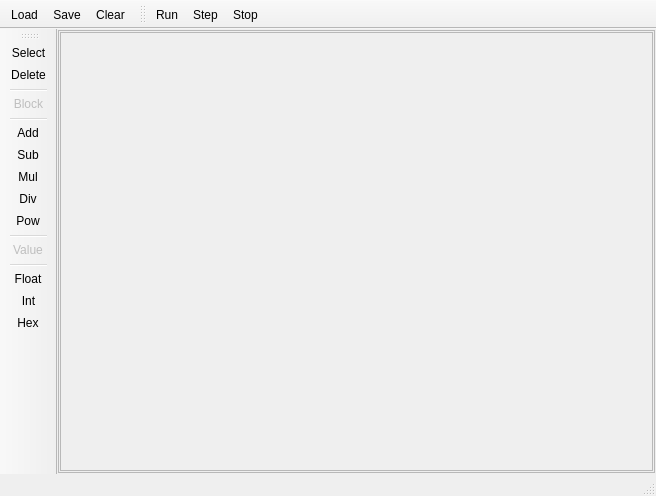
<?xml version="1.0" encoding="UTF-8"?>
<ui version="4.0">
 <class>MainWindow</class>
 <widget class="QMainWindow" name="MainWindow">
  <property name="geometry">
   <rect>
    <x>0</x>
    <y>0</y>
    <width>656</width>
    <height>496</height>
   </rect>
  </property>
  <property name="windowTitle">
   <string>MainWindow</string>
  </property>
  <widget class="QWidget" name="centralWidget">
   <layout class="QVBoxLayout" name="verticalLayout_2">
    <property name="spacing">
     <number>1</number>
    </property>
    <property name="leftMargin">
     <number>1</number>
    </property>
    <property name="topMargin">
     <number>1</number>
    </property>
    <property name="rightMargin">
     <number>1</number>
    </property>
    <property name="bottomMargin">
     <number>1</number>
    </property>
    <item>
     <layout class="QVBoxLayout" name="verticalLayout" stretch="0">
      <property name="spacing">
       <number>0</number>
      </property>
      <property name="leftMargin">
       <number>0</number>
      </property>
      <property name="topMargin">
       <number>0</number>
      </property>
      <property name="rightMargin">
       <number>0</number>
      </property>
      <property name="bottomMargin">
       <number>0</number>
      </property>
      <item>
       <widget class="QScrollArea" name="scrollArea">
        <property name="styleSheet">
         <string notr="true">background-color: rgb(200,200,200);
vertical {background-color: rgb(0,0,0);}</string>
        </property>
        <property name="verticalScrollBarPolicy">
         <enum>Qt::ScrollBarAsNeeded</enum>
        </property>
        <property name="horizontalScrollBarPolicy">
         <enum>Qt::ScrollBarAsNeeded</enum>
        </property>
        <property name="widgetResizable">
         <bool>true</bool>
        </property>
        <widget class="QWidget" name="scrollAreaWidgetContents">
         <property name="geometry">
          <rect>
           <x>0</x>
           <y>0</y>
           <width>602</width>
           <height>447</height>
          </rect>
         </property>
         <layout class="QGridLayout" name="gridLayout_2" rowstretch="0" columnstretch="0" rowminimumheight="0" columnminimumwidth="0">
          <property name="leftMargin">
           <number>1</number>
          </property>
          <property name="topMargin">
           <number>1</number>
          </property>
          <property name="rightMargin">
           <number>1</number>
          </property>
          <property name="bottomMargin">
           <number>1</number>
          </property>
          <property name="spacing">
           <number>1</number>
          </property>
          <item row="0" column="0">
           <layout class="QVBoxLayout" name="verticalLayout_3">
            <property name="spacing">
             <number>0</number>
            </property>
            <item>
             <widget class="QFrame" name="frame">
              <property name="minimumSize">
               <size>
                <width>0</width>
                <height>0</height>
               </size>
              </property>
              <property name="layoutDirection">
               <enum>Qt::LeftToRight</enum>
              </property>
              <property name="frameShape">
               <enum>QFrame::StyledPanel</enum>
              </property>
              <property name="frameShadow">
               <enum>QFrame::Raised</enum>
              </property>
             </widget>
            </item>
           </layout>
          </item>
         </layout>
        </widget>
       </widget>
      </item>
     </layout>
    </item>
   </layout>
  </widget>
  <widget class="QToolBar" name="mainToolBar">
   <property name="movable">
    <bool>true</bool>
   </property>
   <property name="allowedAreas">
    <set>Qt::AllToolBarAreas</set>
   </property>
   <property name="toolButtonStyle">
    <enum>Qt::ToolButtonTextOnly</enum>
   </property>
   <property name="floatable">
    <bool>true</bool>
   </property>
   <attribute name="toolBarArea">
    <enum>LeftToolBarArea</enum>
   </attribute>
   <attribute name="toolBarBreak">
    <bool>false</bool>
   </attribute>
   <addaction name="actionSelect_none"/>
   <addaction name="actionSelect_delete"/>
   <addaction name="separator"/>
   <addaction name="actionLabel_2"/>
   <addaction name="separator"/>
   <addaction name="actionSelect_add"/>
   <addaction name="actionSelect_sub"/>
   <addaction name="actionSelect_mul"/>
   <addaction name="actionSelect_div"/>
   <addaction name="actionSelect_pow"/>
   <addaction name="separator"/>
   <addaction name="actionLabel"/>
   <addaction name="separator"/>
   <addaction name="actionFloat_seleted"/>
   <addaction name="actionInt_selected"/>
   <addaction name="actionHex_selected"/>
  </widget>
  <widget class="QStatusBar" name="statusBar"/>
  <widget class="QToolBar" name="toolBar">
   <property name="windowTitle">
    <string>toolBar</string>
   </property>
   <property name="layoutDirection">
    <enum>Qt::LeftToRight</enum>
   </property>
   <property name="movable">
    <bool>false</bool>
   </property>
   <property name="toolButtonStyle">
    <enum>Qt::ToolButtonTextOnly</enum>
   </property>
   <attribute name="toolBarArea">
    <enum>TopToolBarArea</enum>
   </attribute>
   <attribute name="toolBarBreak">
    <bool>false</bool>
   </attribute>
   <addaction name="actionLoad"/>
   <addaction name="actionSave"/>
   <addaction name="actionClear"/>
  </widget>
  <widget class="QToolBar" name="toolBar_2">
   <property name="windowTitle">
    <string>toolBar_2</string>
   </property>
   <property name="layoutDirection">
    <enum>Qt::LeftToRight</enum>
   </property>
   <property name="movable">
    <bool>true</bool>
   </property>
   <property name="floatable">
    <bool>true</bool>
   </property>
   <attribute name="toolBarArea">
    <enum>TopToolBarArea</enum>
   </attribute>
   <attribute name="toolBarBreak">
    <bool>false</bool>
   </attribute>
   <addaction name="actionRun"/>
   <addaction name="actionStep"/>
   <addaction name="actionStop"/>
  </widget>
  <action name="actionSave">
   <property name="text">
    <string>Save</string>
   </property>
   <property name="toolTip">
    <string>Save the current diagram into a file</string>
   </property>
  </action>
  <action name="actionLoad">
   <property name="text">
    <string>Load</string>
   </property>
   <property name="toolTip">
    <string>Load a diagram from a file</string>
   </property>
  </action>
  <action name="actionRun">
   <property name="text">
    <string>Run</string>
   </property>
   <property name="toolTip">
    <string>Compute all at once</string>
   </property>
  </action>
  <action name="actionStep">
   <property name="text">
    <string>Step</string>
   </property>
   <property name="toolTip">
    <string>Compute one block</string>
   </property>
  </action>
  <action name="actionStop">
   <property name="text">
    <string>Stop</string>
   </property>
   <property name="toolTip">
    <string>Stop computation</string>
   </property>
  </action>
  <action name="actionClear">
   <property name="text">
    <string>Clear</string>
   </property>
   <property name="toolTip">
    <string>Erase everything</string>
   </property>
  </action>
  <action name="actionLabel">
   <property name="enabled">
    <bool>false</bool>
   </property>
   <property name="text">
    <string>Value</string>
   </property>
   <property name="toolTip">
    <string>Select a block value type below</string>
   </property>
  </action>
  <action name="actionLabel_2">
   <property name="enabled">
    <bool>false</bool>
   </property>
   <property name="text">
    <string>Block</string>
   </property>
   <property name="toolTip">
    <string>Select what type of block to place below</string>
   </property>
  </action>
  <actiongroup name="type_selection">
   <action name="actionInt_selected">
    <property name="checkable">
     <bool>true</bool>
    </property>
    <property name="text">
     <string>Int</string>
    </property>
    <property name="toolTip">
     <string>Blocks using integer (whole number) operations</string>
    </property>
   </action>
   <action name="actionFloat_seleted">
    <property name="checkable">
     <bool>true</bool>
    </property>
    <property name="text">
     <string>Float</string>
    </property>
    <property name="toolTip">
     <string>Blocks using floating point operations</string>
    </property>
   </action>
   <action name="actionHex_selected">
    <property name="checkable">
     <bool>true</bool>
    </property>
    <property name="text">
     <string>Hex</string>
    </property>
    <property name="toolTip">
     <string>Blocks using hexadecimal notation</string>
    </property>
   </action>
  </actiongroup>
  <actiongroup name="block_selection">
   <action name="actionSelect_pow">
    <property name="checkable">
     <bool>true</bool>
    </property>
    <property name="text">
     <string>Pow</string>
    </property>
    <property name="toolTip">
     <string>Place blocks: Top to the power of Bot</string>
    </property>
    <property name="shortcut">
     <string>5</string>
    </property>
   </action>
   <action name="actionSelect_mul">
    <property name="checkable">
     <bool>true</bool>
    </property>
    <property name="text">
     <string>Mul</string>
    </property>
    <property name="toolTip">
     <string>Place blocks: multiplication</string>
    </property>
    <property name="shortcut">
     <string>3</string>
    </property>
   </action>
   <action name="actionSelect_div">
    <property name="checkable">
     <bool>true</bool>
    </property>
    <property name="text">
     <string>Div</string>
    </property>
    <property name="toolTip">
     <string>Place blocks: Top divided by Bot</string>
    </property>
    <property name="shortcut">
     <string>4</string>
    </property>
   </action>
   <action name="actionSelect_delete">
    <property name="checkable">
     <bool>true</bool>
    </property>
    <property name="icon">
     <iconset>
      <normaloff>../../icons/delete.png</normaloff>../../icons/delete.png</iconset>
    </property>
    <property name="text">
     <string>Delete</string>
    </property>
    <property name="toolTip">
     <string>Switch to deleting mode</string>
    </property>
   </action>
   <action name="actionSelect_none">
    <property name="checkable">
     <bool>true</bool>
    </property>
    <property name="icon">
     <iconset>
      <normaloff>../../cursor.png</normaloff>../../cursor.png</iconset>
    </property>
    <property name="text">
     <string>Select</string>
    </property>
    <property name="toolTip">
     <string>Switch to default cursor</string>
    </property>
    <property name="shortcut">
     <string>Esc</string>
    </property>
   </action>
   <action name="actionSelect_add">
    <property name="checkable">
     <bool>true</bool>
    </property>
    <property name="text">
     <string>Add</string>
    </property>
    <property name="toolTip">
     <string>Place blocks: sum</string>
    </property>
    <property name="shortcut">
     <string>1</string>
    </property>
   </action>
   <action name="actionSelect_sub">
    <property name="checkable">
     <bool>true</bool>
    </property>
    <property name="text">
     <string>Sub</string>
    </property>
    <property name="toolTip">
     <string>Place blocks: Top minus Bot</string>
    </property>
    <property name="shortcut">
     <string>2</string>
    </property>
   </action>
  </actiongroup>
 </widget>
 <layoutdefault spacing="6" margin="11"/>
 <resources/>
 <connections/>
</ui>
